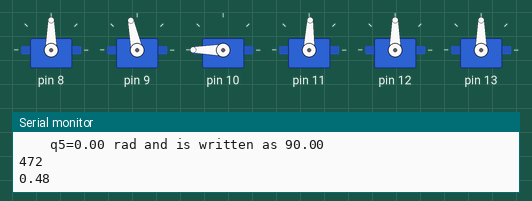
A sketch run on a simulated Arduino Uno, built with avr-gcc and run on an emulated ATmega328P. Shown: 6 × servo, the last lines printed to the serial monitor.

Above: at 0.55 s.
At 12.66 s:
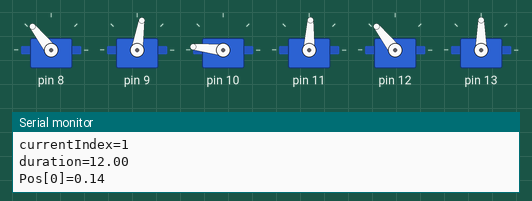
At 20.1 s:
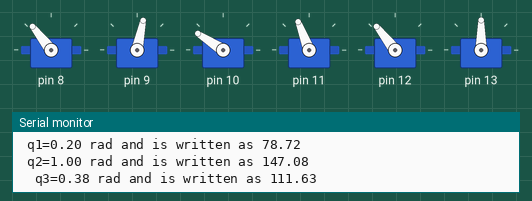
At 23.9 s:
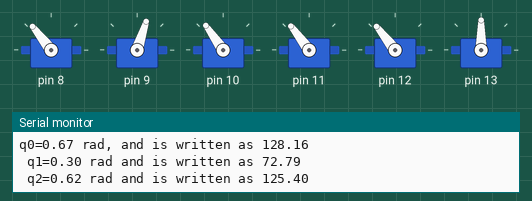
At 34.5 s:
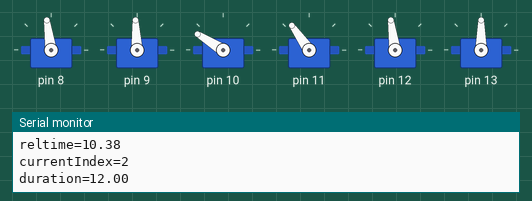
At 39.43 s:
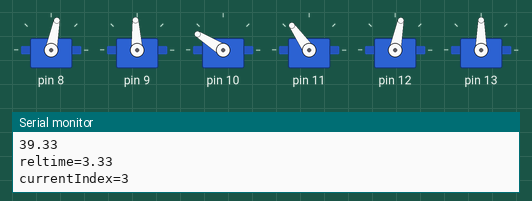
Timing chart, 0 to 40.0 s (numbered marks = the images above):
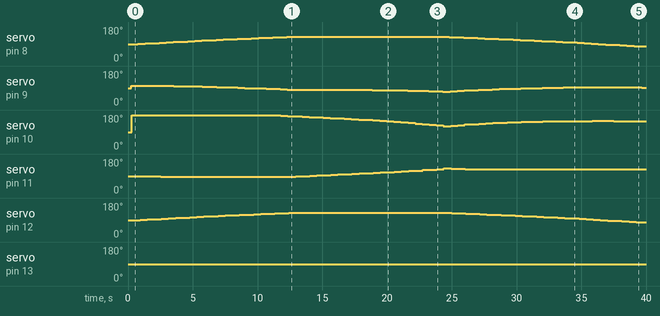

Measured:
- by itself, servo on pin 8, servo on pin 12: rises from 90° to 128° in 11.5 s, then falls to 77° in 27.4 s
- by itself, servo on pin 9: 90° → 102° at 0.27 s, → 101° 2.2 s later, → 100° 1.1 s later, → 99° 1.1 s later, … (45 changes in this stretch)
- by itself, servo on pin 10: 90° → 180° at 0.31 s, → 178° 10.9 s later, → 176° 0.55 s later, → 174° 0.55 s later, … (45 changes in this stretch)
- by itself, servo on pin 11: 90° → 88° at 0.35 s, → 87° 2.2 s later, → 86° 3.8 s later, → 87° 6.0 s later, … (31 changes in this stretch)
- by itself, servo on pin 13: 90° → 89° at 9.2 s, → 90° 0.54 s later, → 89° 3.3 s later, → 90° 0.54 s later, … (8 changes in this stretch)

The sketch:

servo_control.ino
```cpp
#include <Servo.h>
#define test 1
const double pi=3.1415926;

Servo servo[6];
float q[6];              //solved joints
float currentPos[6];     //current Cartisian position after interpolation
char form=1;               //choosing interpolation method. 1 stands for linear, and 2 stands for cubic.
int  currentIndex=0;     //current startframe Index
int  i=0,k;
unsigned long tic,toc;           // current time in ms
float t;
float duration;    // durtion between succeeding via_frames;
float reltime;
float r,p,y;
float via_breaks[11]={0,12,24,36,48,50,62,74,86,98,120};  // designated time breaks
float via_frames[6][11]={{ 0.14 ,    0.140,     0.1400,     0.1400,     0.1400,    0.1400,    0.1400,     0.1400,     0.1400,    0.1400  ,    0.1400   },
                          { 0,        0.11,     0.11 ,       0      ,   -0.11  ,    -0.11  ,     0 ,       0.11 ,    0.11  ,     0  ,  -0.11000  },
                          {0.1,      0.1 ,    0.15,         0.15 ,       0.15   ,     0.1,     0.1,       0.1      ,0.15,       0.15 ,     0.15},
                          {   0,      0     ,    0,          0 ,         0,           0,        0 ,         0  ,        0  ,     0  ,     0 },
                       //   {-pi/2 ,    -pi/2  , -pi/2  ,     -pi/2  ,    -pi/2 ,     -pi/2     ,-pi/2  ,  -pi/2  ,      -pi/2  , -pi/2  , -pi/2  },
                          {pi/2 ,    pi/2  , pi/2  ,     pi/2  ,    pi/2 ,     pi/2     ,pi/2  ,  pi/2  ,      pi/2  , pi/2  , pi/2  },
                          {   0,       0     ,   0,            0 ,       0,           0,        0 ,        0  ,        0  ,     0  ,     0  }};
                         // designated frames at the corresponding time breaks

void writeJoints(float q0,float q1,float q2,float q3,float q4,float q5);                          //write the 6 angless values to the servo motor
void solveJoints(float x,float y,float z,float roll,float pitch, float yaw);
void getCurrentPos(char form);      //calculate the current frame using interpolation;
void rotmat2rpy(float *R[3]);
void testJoint(int num);

void setup() {
  // put your setup code here, to run once:
  Serial.begin(9600);

  for(i=0;i<6;i++)
    servo[i].attach(i+8);      //servos attached to pin 8 9 10 11 12 13

  t = millis();
  currentIndex=0;
  duration = via_breaks[currentIndex+1]-via_breaks[currentIndex];

}

void loop() {
  // put your main code here, to run repeatedly:
   t = (float)millis()/1000;
#ifdef test
   Serial.println(t);
#endif
   if (currentIndex<11 && via_breaks[currentIndex+1]<=t){
         currentIndex = currentIndex+1;
         duration = via_breaks[currentIndex+1]-via_breaks[currentIndex];
     }

    form=1;
    getCurrentPos(form);
#ifdef test
     Serial.print("Pos[0]=");Serial.println(currentPos[0]);
      Serial.print("Pos[1]=");Serial.println(currentPos[1]);
       Serial.print("Pos[2]=");Serial.println(currentPos[2]);
        Serial.print("Pos[3]=");Serial.println(currentPos[3]);
         Serial.print("Pos[4]=");Serial.println(currentPos[4]);
          Serial.print("Pos[5]=");Serial.println(currentPos[5]);
 #endif
  //       tic=millis();
  //     for(k=1;k<1000;k++)
    solveJoints(currentPos[0],currentPos[1],currentPos[2],currentPos[3],currentPos[4],currentPos[5]);
//    toc=millis();
//   Serial.print("1000 times InverseKinematics takes ");Serial.print(toc-tic);Serial.println("ms");
   writeJoints(q[0],q[1],q[2],q[3],q[4],q[5]);

//  for(i=5;i>=0;i--)
//    testJoint(i);

   Serial.println(millis());

}


void solveJoints(float x,float y,float z,float roll,float pitch, float yaw) {
    double r11,r12,r13,r21,r22,r23,r31,r32,r33,cos_r,sin_r,cos_p,sin_p,cos_y,sin_y;
    double c0,s0,c1,c2,c3,c4,c5,c6,s1,s2,s3,s4,s5,s6,c123,s123,c12,s12,t0,tmp;
    float th0,th1,th2,th3,th4,th5,th12,th123;
    double a=0.078,b=0.105,m,n;
    cos_r=cos(roll);
    sin_r=sin(roll);
    cos_p=cos(pitch);
    sin_p=sin(pitch);
    cos_y=cos(yaw);
    sin_y=sin(yaw);

    if (abs(cos_p)<0.0000000001)
        cos_p = cos_p + 0.000000001;

    r11=cos_y*cos_p;
    r12=cos_y*sin_p*sin_r-sin_y*cos_r;
    r13=cos_y*sin_p*cos_r+sin_y*sin_r;
    r21=sin_y*cos_p;
    r22=sin_y*sin_p*sin_r+cos_y*cos_r;
    r23=sin_y*sin_p*cos_r-cos_y*sin_r;
    r31=-sin_p;
    r32=cos_p*sin_r;
    r33=cos_p*cos_r;

    t0=y/x;
    tmp=sqrt(x*x+y*y);
    s0=y/tmp;
    c0=x/tmp;
    th0=atan2(s0,c0);

    s4=r13*s0-r23*c0;
    th4=asin(s4);
    c4=cos(th4);;

    c5=(r22*c0-r12*s0)/c4;
    s5=(r21*c0-r11*s0)/c4;
    th5=atan2(s5,c5);

    s123=(r13*c0+r23*s0)/c4;
    c123=r33/c4;
    th123=atan2(s123,c123);
    if (!s123 && c123<0) th123=pi;


    m =x*c0+y*s0-0.075*s123-0.01;
    n =(z-0.075*c123);
    c2=(m*m+n*n-a*a-b*b)/(2*a*b);
    th2=acos(c2);
    s2=sin(th2);

    s1=(m*a*c2-n*a*s2+m*b)/(m*m+n*n);
    th1=asin(s1);
    c1=cos(th1);

    th3=th123-th1-th2;

       q[0]=th0;
       q[1]=th1;
       q[2]=th2;
       q[3]=th3;
       q[4]=th4;
       q[5]=th5;

 #ifdef test
    Serial.print("s2= ");Serial.println(s2);
    Serial.print("c2= ");Serial.println(c2);
    Serial.print("th2= ");Serial.println(th2);

    Serial.print("s1= ");Serial.println(s1);
    Serial.print("c1= ");Serial.println(c1);
    Serial.print("th1= ");Serial.println(th1);

     Serial.print("m= ");Serial.println(m);
     Serial.print("n= ");Serial.println(n);

    Serial.print("s123= ");Serial.println(s123);
    Serial.print("c123= ");Serial.println(c123);
    Serial.print("th123= ");Serial.println(th123);

    Serial.print("s4= ");Serial.println(s4);
    Serial.print("c4= ");Serial.println(c4);
    Serial.print("th4= ");Serial.println(th4);
#endif


}

void writeJoints(float q0,float q1,float q2,float q3,float q4,float q5)
{
    if (q0<=pi/2 && q0>=-pi/2)
        { servo[0].write(q0/pi*180+90);
        #ifdef test
        Serial.print("q0=");Serial.print(q0);Serial.print(" rad, and is written as ");Serial.println(q0/pi*180+90);
        #endif
        }
    else {
        Serial.print("q0 is out of range, q0= ");
        Serial.println(q0);}

    if (q1<=pi/2 && q1>=-pi/2)
        {servo[1].write(90-q1/pi*180);
        #ifdef test
        Serial.print(" q1=");Serial.print(q1);Serial.print(" rad and is written as ");Serial.println(90-q1/pi*180);
        #endif
        }
    else {
        Serial.print("q1 is out of range, q1= ");
        Serial.println(q1);}

    if (q2<=pi && q2>=0)
        {servo[2].write(90+q2/pi*180);
        #ifdef test
        Serial.print(" q2=");Serial.print(q2);Serial.print(" rad and is written as ");Serial.println(90+q2/pi*180);
        #endif
        }
    else {
        Serial.print("q2 is out of range, q2= ");
        Serial.println(q2);}

    if (q3<=pi && q3>=-pi)
        {servo[3].write(q3/pi*180+90);
        #ifdef test
        Serial.print("  q3=");Serial.print(q3);Serial.print(" rad and is written as ");Serial.println(q3/pi*180+90);
        #endif
        }
    else {
        Serial.print("q3 is out of range, q3= ");
        Serial.println(q3);}

    if (q4<=pi && q4>=-pi)
        {servo[4].write(q4/pi*180+90);
        #ifdef test
        Serial.print("   q4=");Serial.print(q4);Serial.print(" rad and is written as ");Serial.println(q4/pi*180+90);
        #endif
        }
    else {
        Serial.print("q4 is out of range, q4= ");
        Serial.println(q4);}

    if (q5<=pi && q5>=-pi)
        {servo[5].write(q5/pi*180+90);
        #ifdef test
        Serial.print("    q5=");Serial.print(q5);Serial.print(" rad and is written as ");Serial.println(q5/pi*180+90);
        #endif
        }
    else {
        Serial.print("q5 is out of range, q5= ");
        Serial.println(q5);}
}

void getCurrentPos(char form){
  double a0,a1,a2,a3;

  reltime = t-via_breaks[currentIndex];
#ifdef test
  Serial.print("reltime=");Serial.println(reltime);
   Serial.print("currentIndex=");Serial.println(currentIndex);
    Serial.print("duration=");Serial.println(duration);
#endif
  if (form==1)
     for(i=0;i<6;i++)
        currentPos[i]= (via_breaks[currentIndex+1]-t)/duration*via_frames[i][currentIndex] +  reltime/duration*via_frames[i][currentIndex+1];
  if (form==2)
     for(i=0;i<6;i++){
      a0=via_frames[i][currentIndex];
      a1=0;
      a2=3.0/(duration*duration)*(via_frames[i][currentIndex+1]-via_frames[i][currentIndex]);
      a3=-2.0/(duration*duration*duration)*(via_frames[i][currentIndex+1]-via_frames[i][currentIndex]);
      currentPos[i]=a3*reltime*reltime*reltime+a2*reltime*reltime+a0;
#ifdef test
      Serial.print("currentPos[");Serial.print(i);Serial.print("]=");Serial.println(currentPos[i]);
#endif
     }

}

void rotmat2rpy(float *R[3]){
  r =atan2(R[2][1],R[2][2]);
  p=  atan2(-R[2][0],sqrt(R[2][1]*R[2][1] + R[2][2]*R[2][2]));
  y=  atan2(R[1][0],R[0][0]);
}


void testJoint(int num){
      float tmp[11]={0,-pi/4,-pi/2,-pi/4,0,pi/4,pi/2,pi/4,0,-pi/4,-pi/2};

      int j=0;
      if (num==0)
           for(j=0;j<11;j++){
            writeJoints(tmp[j],0,0,0,0,0);
            delay(1000);
           }
       else if (num==1)
           for(j=0;j<11;j++){
            writeJoints(0,tmp[j],-tmp[j],0,0,0);
            delay(1000);
           }
           else if (num==2)
           for(j=0;j<11;j++){
            writeJoints(0,0,tmp[j]+pi/2,0,0,0);
            delay(1000);
           }
           else if (num==3)
           for(j=0;j<11;j++){
            writeJoints(0,0,0,tmp[j],0,0);
            delay(1000);
           }
           else if (num==4)
           for(j=0;j<11;j++){
            writeJoints(0,0,0,0,tmp[j],0);
            delay(1000);
           }
           else if (num==5)
           for(j=0;j<11;j++){
            writeJoints(0,0,0,0,0,tmp[j]);
            delay(1000);
           }

}
```
